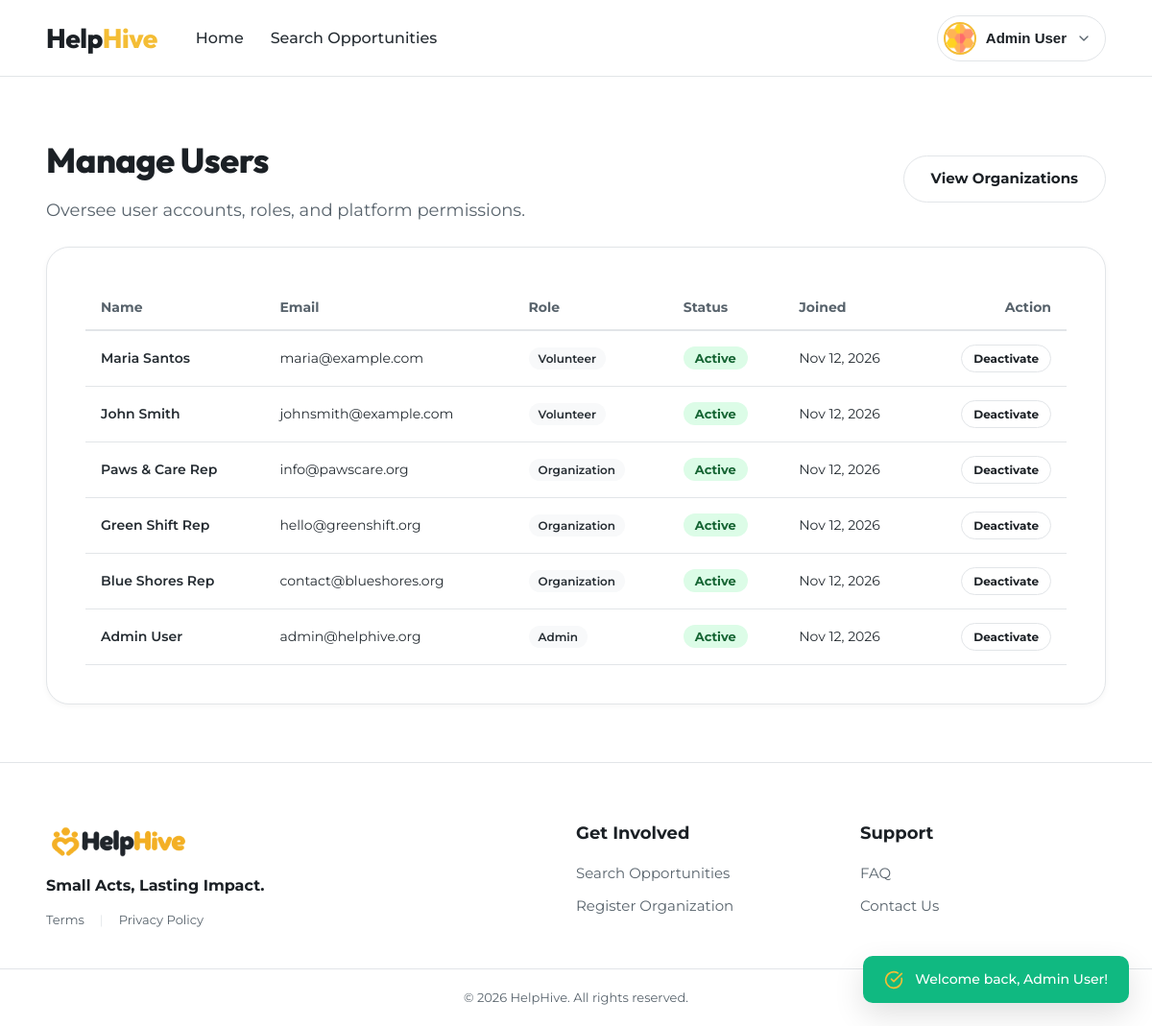
Page /admin/users (signed in) on the committed database.
### tables this page shows
CREATE TABLE users (
  id INT UNSIGNED AUTO_INCREMENT PRIMARY KEY,
  full_name VARCHAR(120) NOT NULL,
  email VARCHAR(190) NOT NULL UNIQUE,
  password_hash VARCHAR(255) NOT NULL,
  role ENUM('volunteer','organization','admin') NOT NULL DEFAULT 'volunteer',
  is_active TINYINT(1) NOT NULL DEFAULT 1,
  created_at TIMESTAMP NOT NULL DEFAULT CURRENT_TIMESTAMP,
  updated_at TIMESTAMP NOT NULL DEFAULT CURRENT_TIMESTAMP ON UPDATE CURRENT_TIMESTAMP,
  INDEX idx_users_role (role)
);

### app/controllers/AdminController.php (called while the page is built, shortened)
<?php
final class AdminController
{
    public function users(): void
    {
        $userModel = new UserModel(Database::connection());
        $users = $userModel->all();
        view('admin/users', [
            'title' => 'Manage Users — HelpHive',
            'users' => $users,
        ]);
    }
}

### config/env.php (called while the page is built, shortened)
<?php
function env(string $key, ?string $default = null): ?string
{
    return $_ENV[$key] ?? $default;
}

### app/utils/Database.php (called while the page is built, shortened)
<?php
final class Database
{
    private static ?PDO $pdo = null;
    public static function connection(): PDO
    {
        if (self::$pdo === null) {
            $dsn = sprintf(
                'mysql:host=%s;port=%s;dbname=%s;charset=utf8mb4',
                env('DB_HOST', '127.0.0.1'), env('DB_PORT', '3306'), env('DB_NAME', 'helphive')
            );
            self::$pdo = new PDO($dsn, env('DB_USER', 'root'), env('DB_PASS', ''), [
                PDO::ATTR_ERRMODE            => PDO::ERRMODE_EXCEPTION,
                PDO::ATTR_DEFAULT_FETCH_MODE => PDO::FETCH_ASSOC,
                PDO::ATTR_EMULATE_PREPARES   => false,
            ]);
        }
        return self::$pdo;
    }
}

### app/models/UserModel.php (called while the page is built, shortened)
<?php
final class UserModel
{
    public function all(): array
    {
        $st = $this->db->query('SELECT id, full_name, email, role, is_active, created_at FROM users ORDER BY id DESC');
        return $st->fetchAll();
    }
}

### app/utils/Auth.php (called while the page is built, shortened)
<?php
final class Auth
{
    public static function user(): ?array
    {
        return $_SESSION['user'] ?? null;
    }
}

### app/views/admin/users.php (the view, shortened to what this page needs)
<?php
$userList = $users ?? [];
?>
<section id="view-admin-users" class="page-view active" style="display: block;">
  <div class="section-container">
    <div class="details-top-nav" style="justify-content: space-between; align-items: center;">
      <div>
        <h2 class="section-title">Manage Users</h2>
        <p class="section-subtitle">Oversee user accounts, roles, and platform permissions.</p>
      </div>
      <a href="/admin/organizations" class="btn btn-ghost" style="text-decoration: none;">
        View Organizations
      </a>
    </div>
    <div class="form-card-container" style="max-width: 100%; margin-top: 24px;">
      <?php if (!empty($userList)): ?>
        <div style="overflow-x: auto;">
          <table style="width: 100%; border-collapse: collapse; text-align: left;">
            <thead>
              <tr style="border-bottom: 2px solid var(--slate-border); color: var(--slate-muted); font-size: 14px;">
                <th style="padding: 12px 16px;">Name</th>
                <th style="padding: 12px 16px;">Email</th>
                <th style="padding: 12px 16px;">Role</th>
                <th style="padding: 12px 16px;">Status</th>
                <th style="padding: 12px 16px;">Joined</th>
                <th style="padding: 12px 16px; text-align: right;">Action</th>
              </tr>
            </thead>
            <tbody>
              <?php foreach ($userList as $u): ?>
                <tr style="border-bottom: 1px solid var(--slate-border); font-size: 14px;">
                  <td style="padding: 14px 16px; font-weight: 600;"><?= e($u['full_name']) ?></td>
                  <td style="padding: 14px 16px;"><?= e($u['email']) ?></td>
                  <td style="padding: 14px 16px;">
                    <span class="tag-badge"><?= e(ucfirst($u['role'])) ?></span>
                  </td>
                  <td style="padding: 14px 16px;">
                    <span class="status-badge <?= !empty($u['is_active']) ? 'approved' : 'pending' ?>">
                      <?= !empty($u['is_active']) ? 'Active' : 'Disabled' ?>
                    </span>
                  </td>
                  <td style="padding: 14px 16px;"><?= e(date('M d, Y', strtotime($u['created_at'] ?? 'now'))) ?></td>
                  <td style="padding: 14px 16px; text-align: right;">
                    <form action="/admin/users/<?= (int) $u['id'] ?>/toggle" method="POST" style="margin: 0;">
                      <button type="submit" class="btn btn-ghost" style="padding: 6px 12px; font-size: 12px;">
                        <?= !empty($u['is_active']) ? 'Deactivate' : 'Activate' ?>
                      </button>
                    </form>
                  </td>
                </tr>
              <?php endforeach; ?>
            </tbody>
          </table>
        </div>
      <?php else: ?>
        <p style="text-align: center; color: var(--slate-muted); padding: 32px 0;">No users found.</p>
      <?php endif; ?>
    </div>
  </div>
</section>

### public/index.php (shortened to what this page needs)
<?php
require BASE_PATH . '/config/env.php';
spl_autoload_register(function (string $class): void {
    foreach (['controllers', 'models', 'utils', 'utils/exporters'] as $dir) {
        $file = BASE_PATH . "/app/$dir/$class.php";
        if (is_file($file)) { require $file; return; }
    }
});
$routes = require BASE_PATH . '/config/routes.php';
$method = $_SERVER['REQUEST_METHOD'];
$path = '/' . trim(parse_url($_SERVER['REQUEST_URI'], PHP_URL_PATH), '/');
foreach ($routes as [$m, $pattern, $handler]) {
    $regex = '#^' . preg_replace('#\{(\w+)\}#', '(?P<$1>\d+)', $pattern) . '$#';
    if ($m === $method && preg_match($regex, $path, $matches)) {
        [$class, $action] = explode('@', $handler);
        $args = array_filter($matches, 'is_string', ARRAY_FILTER_USE_KEY);
        (new $class())->$action(...array_map('intval', $args));
        exit;
    }
}

### app/views/layouts/header.php (shortened to what this page needs)
<?php
$currentUser = Auth::user();
$isLoggedIn = $currentUser !== null;
$userName = $currentUser['name'] ?? 'Volunteer';
?>
<header class="main-header">
  <div class="nav-container">
    <div class="nav-left">
      <a href="/" class="brand-logo" aria-label="HelpHive Home">
        <span class="brand-name"><span class="logo-help">Help</span><span class="logo-hive">Hive</span></span>
      </a>
      <nav class="nav-links">
        <a href="/" class="nav-item <?= ($_SERVER['REQUEST_URI'] === '/' || parse_url($_SERVER['REQUEST_URI'], PHP_URL_PATH) === '/') ? 'active' : '' ?>" id="nav-link-home">Home</a>
        <a href="/opportunities" class="nav-item <?= str_starts_with(parse_url($_SERVER['REQUEST_URI'], PHP_URL_PATH) ?? '', '/opportunities') ? 'active' : '' ?>" id="nav-link-search">Search Opportunities</a>
      </nav>
    </div>
    <div class="nav-right">
      <?php if (!$isLoggedIn): ?>
        <div class="nav-actions guest-only" style="display: flex;">
          <button type="button" class="btn btn-ghost" onclick="openModal('login-modal')">Log In</button>
          <button type="button" class="btn btn-primary" onclick="openModal('signup-modal')">Sign Up</button>
        </div>
      <?php else: ?>
        <div class="nav-actions user-only" style="display: flex;">
          <div class="profile-trigger-wrapper">
            <button type="button" class="profile-trigger-btn" id="profile-dropdown-btn" onclick="toggleProfileMenu()">
              <img src="<?= asset('assets/images/221bd9d1a676573b8f2e9d5942d9403c38e5a153.png') ?>" alt="Avatar" class="profile-avatar" onerror="this.src='https://images.unsplash.com/photo-1534528741775-53994a69daeb?w=100&auto=format&fit=crop&q=80'">
              <span class="profile-name"><?= e($userName) ?></span>
              <i data-lucide="chevron-down" class="profile-chevron"></i>
            </button>
          </div>
        </div>
      <?php endif; ?>
    </div>
  </div>
</header>

### public/assets/css/style.css (style rules this page uses)
:root { --primary-yellow: #f4bd35; --primary-yellow-hover: #e3ab23; --primary-yellow-light: #fef7e6; --primary-green: #278441; --primary-green-hover: #1e6b34; --primary-green-light: #edf6ef; --slate-dark: #1b2025; --slate-body: #252c32; --slate-muted: #58636c; --slate-border: #e2e5e8; --bg-light-grey: #f8f9fa; --bg-white: #ffffff; --font-main: 'Montserrat', -apple-system, BlinkMacSystemFont, "Segoe UI", Roboto, sans-serif; --font-heading: 'Outfit', 'Montserrat', sans-serif; --radius-sm: 6px; --radius-md: 10px; --radius-lg: 16px; --radius-xl: 24px; --radius-full: 9999px; --shadow-sm: 0 2px 6px rgba(0, 0, 0, 0.04); --shadow-md: 0 6px 18px rgba(0, 0, 0, 0.07); --shadow-lg: 0 12px 32px rgba(0, 0, 0, 0.12); --transition: all 0.2s cubic-bezier(0.16, 1, 0.3, 1); }
*, *::before, *::after { box-sizing: border-box; margin: 0; padding: 0; }
html, body { margin: 0 !important; padding: 0 !important; }
body { font-family: var(--font-main); background-color: #ffffff; color: var(--slate-body); line-height: 1.5; -webkit-font-smoothing: antialiased; min-height: 100vh; display: flex; flex-direction: column; }
.main-header { background-color: #ffffff; border-bottom: 1px solid var(--slate-border); position: sticky; top: 0 !important; margin: 0 !important; padding: 0; z-index: 900; height: 80px; display: flex; align-items: center; }
.nav-container { max-width: 1440px; width: 100%; margin: 0 auto; padding: 0 48px; display: flex; align-items: center; justify-content: space-between; }
.nav-left { display: flex; align-items: center; gap: 40px; }
.nav-right { display: flex; align-items: center; gap: 16px; }
.brand-logo { display: flex; align-items: center; gap: 12px; text-decoration: none; flex-shrink: 0; }
.brand-name { font-family: var(--font-heading); font-size: 28px; font-weight: 800; color: var(--slate-dark); letter-spacing: -0.5px; display: inline-flex; align-items: center; }
.logo-help { color: var(--slate-dark, #1b2025); }
.logo-hive { color: var(--primary-yellow, #f4bd35); }
.nav-links { display: flex; align-items: center; gap: 28px; margin: 0; padding: 0; }
.nav-item { text-decoration: none; font-size: 16px; font-weight: 500; color: var(--slate-body); position: relative; padding: 8px 0; transition: var(--transition); }
.nav-actions { display: flex; align-items: center; gap: 14px; }
.profile-trigger-wrapper { position: relative; }
.profile-trigger-btn { display: flex; align-items: center; gap: 10px; background: transparent; border: 1px solid var(--slate-border); border-radius: var(--radius-full); padding: 6px 14px 6px 6px; cursor: pointer; transition: var(--transition); }
.profile-avatar { width: 34px; height: 34px; border-radius: 50%; object-fit: cover; border: 2px solid var(--primary-yellow); }
.profile-name { font-size: 15px; font-weight: 600; color: var(--slate-dark); }
.profile-chevron { width: 16px; height: 16px; color: var(--slate-muted); transition: transform 0.2s ease; }
.btn { display: inline-flex; align-items: center; justify-content: center; gap: 8px; font-family: var(--font-main); font-size: 15px; font-weight: 700; padding: 12px 28px; border-radius: var(--radius-full); border: 1px solid transparent; cursor: pointer; text-decoration: none; transition: var(--transition); }
.btn-ghost { background-color: transparent; color: var(--slate-dark); border-color: var(--slate-border); }
.page-view { display: none; }
.page-view.active { display: block; }
.section-container { max-width: 1440px; margin: 0 auto; padding: 60px 48px; }
.section-title { font-family: var(--font-heading); font-size: 36px; font-weight: 800; color: var(--slate-dark); letter-spacing: -0.5px; margin-bottom: 12px; }
.section-subtitle { font-size: 18px; color: var(--slate-muted); font-weight: 400; max-width: 680px; margin: 0 auto; }
.tag-badge { font-size: 12px; font-weight: 600; padding: 4px 10px; border-radius: var(--radius-full); background: var(--bg-light-grey); color: var(--slate-body); }
.details-top-nav { display: flex; align-items: center; justify-content: space-between; margin-bottom: 24px; }
.form-card-container { background: #ffffff; border: 1px solid var(--slate-border); border-radius: var(--radius-xl); padding: 40px; box-shadow: var(--shadow-sm); }
.status-badge { font-size: 13px; font-weight: 700; padding: 4px 12px; border-radius: var(--radius-full); }
.status-badge.approved { background: #dcfce7; color: #166534; }

### rows in the picture
users: full_name "Admin User", email "admin@helphive.org", role "Admin", is_active "Active", created_at "Nov 12, 2026"
users: full_name "Maria Santos", email "maria@example.com", role "Volunteer", is_active "Active", created_at "Nov 12, 2026"
users: full_name "John Smith", email "johnsmith@example.com", role "Volunteer", is_active "Active", created_at "Nov 12, 2026"
users: full_name "Paws & Care Rep", email "info@pawscare.org", role "Organization", is_active "Active", created_at "Nov 12, 2026"
users: full_name "Green Shift Rep", email "hello@greenshift.org", role "Organization", is_active "Active", created_at "Nov 12, 2026"
users: full_name "Blue Shores Rep", email "contact@blueshores.org", role "Organization", is_active "Active", created_at "Nov 12, 2026"

### other values in the picture
$msg "Welcome back, Admin User!"
